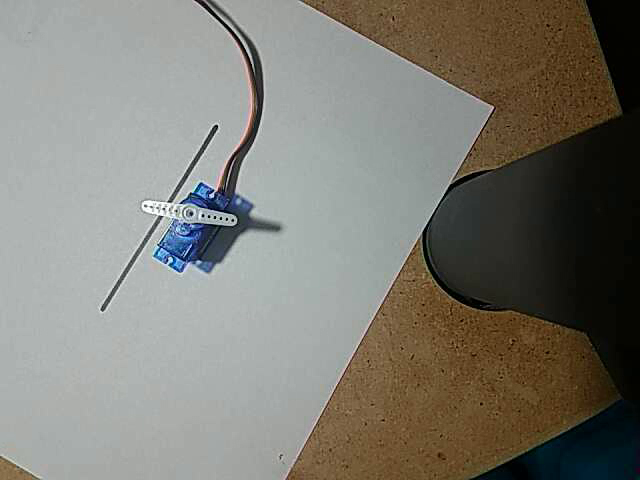
#> input picture frame 17 of output.mp4, 640 x 480 px
$ python img_proc_2.py
#> lines starting #> are read from the running program, lines starting #| are printed output that depends on the picture; after the words box and inside, x2 and y2 are one past the last pixel; in counts of white or black regions, pixels touching at a corner belong together
import cv2
import numpy as np

cap = cv2.VideoCapture("output.mp4")
while cap.isOpened():
    ret, frame = cap.read()
#> frame is the input picture: shape (480, 640, 3); mean B, G, R 115, 123, 124.9


    gray = cv2.cvtColor(frame,cv2.COLOR_BGR2GRAY)
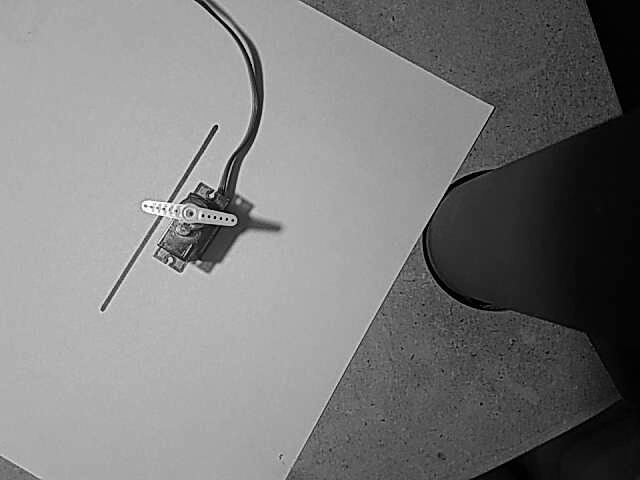
#> gray: shape (480, 640); min 0, max 255, mean 122.5

    gray = cv2.blur(gray,(5,5))

    gray = cv2.bitwise_not(gray)
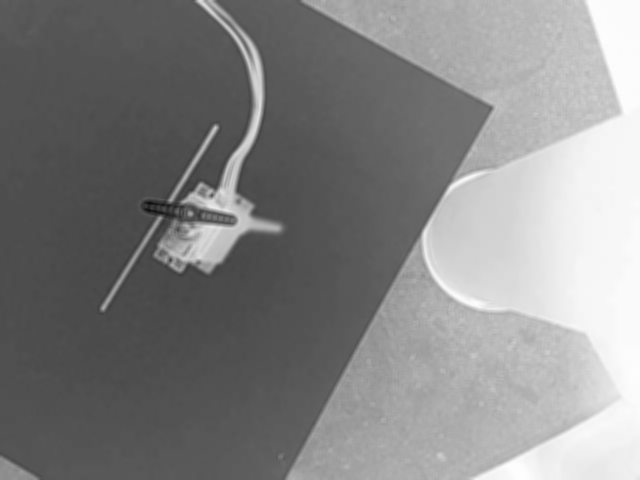
#> gray: shape (480, 640); min 8, max 254, mean 132.5

    gray = np.float32(gray)

    # use goodfeaturestotrack

    corners = cv2.goodFeaturesToTrack(gray,5,0.2,15)
#> corners = [[211, 196], [215, 126], [169, 200], [170, 258], [161, 218]]
    corners = np.int0(corners)
    if(len(corners)>0):
        for i in corners:
            x,y = i.ravel()
            cv2.circle(frame,(x,y),3,255,-1)
#> this loop made 5 passes
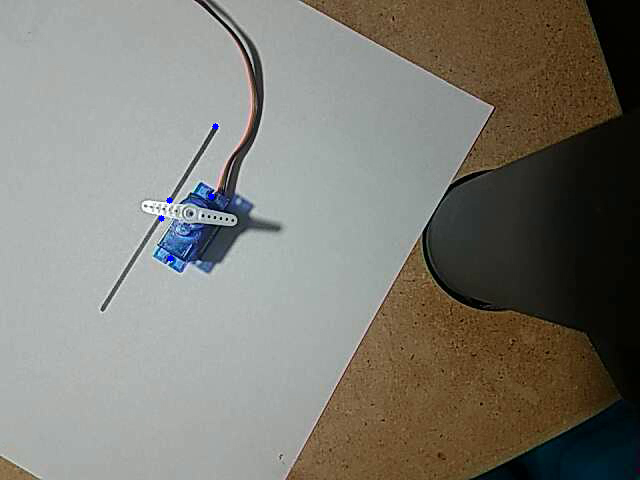
#> frame: shape (480, 640, 3); 0.05% of pixels changed, all inside (x1, y1, x2, y2) = (158, 123, 219, 262)

    cv2.imshow('corners', frame)
    cv2.waitKey(20)

cap.release()
cv2.destroyAllWindows()
